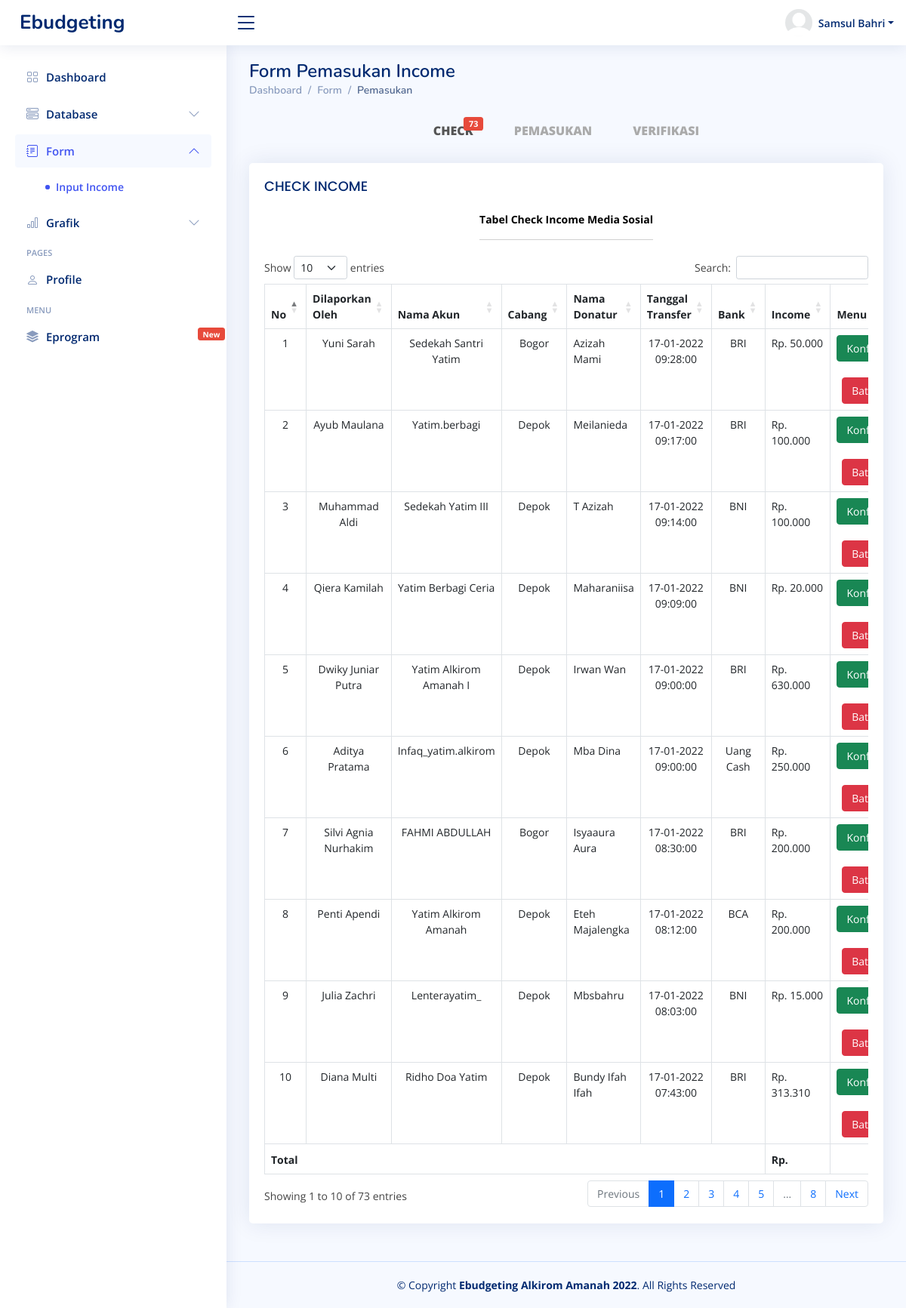
The app's page /admin/kepala_cabang.php?id_forms=forms_check (signed in) with its own data.
### tables this page shows
CREATE TABLE `akun_pengurus` (
  `id` int(11) NOT NULL,
  `id_pengurus` varchar(100) NOT NULL,
  `nama` varchar(100) NOT NULL,
  `cabang` varchar(200) NOT NULL,
  `username` varchar(100) NOT NULL,
  `password` varchar(256) NOT NULL,
  `profil` varchar(200) NOT NULL,
  `posisi` varchar(255) NOT NULL
);

CREATE TABLE `income_media` (
  `id` int(11) NOT NULL,
  `id_pengurus` varchar(100) NOT NULL,
  `nomor_id` varchar(100) NOT NULL,
  `pemegang` varchar(100) NOT NULL,
  `nama_akun` varchar(100) NOT NULL,
  `cabang` varchar(100) NOT NULL,
  `nama_donatur` varchar(100) NOT NULL,
  `tanggal_tf` date NOT NULL,
  `jam_tf` time NOT NULL,
  `bank` varchar(100) NOT NULL,
  `jumlah_tf` varchar(100) NOT NULL,
  `status` varchar(100) NOT NULL
);

### admin/kepala_cabang.php (called while the page is built)
<?php include '../homepage.php' ?>

### models/pemasukan/check_pemasukan.php (the view, shortened to what this page needs)
<div class="card-body">
    <h5 class="card-title">CHECK INCOME</h5>
    <div class="table-responsive">
        <div class="text-center">
            <label for="">
                <b style="color: black;">Tabel Check Income Media Sosial</b>
                <hr>
            </label>
        </div>
        <table id="tabel-data_verifIncomeMedia" class="table table-bordered">
            <thead>
                <tr style="text-align: center;">
                    <th scope="col">No</th>
                    <th scope="col">Dilaporkan Oleh</th>
                    <th scope="col">Nama Akun</th>
                    <th scope="col">Cabang</th>
                    <th scope="col">Nama Donatur</th>
                    <th scope="col">Tanggal Transfer</th>
                    <th scope="col">Bank</th>
                    <th scope="col">Income</th>
                    <th scope="col">Menu</th>
                </tr>
            </thead>
            <tbody>
                <?php
                    $no = 1;
                    while ($r = $q->fetch_assoc()) {
                    $bln       = substr($r['tanggal_tf'], 5,-3);
                ?>
                <tr>
                    <td style="text-align: center;"><?= $no++ ?></td>
                    <td style="text-align: center;"><?= ucwords($r['pemegang']) ?></td>
                    <td style="text-align: center;"><?= ucwords($r['nama_akun']) ?></td>
                    <td style="text-align: center;"><?= ucwords($r['cabang']) ?></td>
                    <td><?= ucwords($r['nama_donatur']) ?></td>
                    <td style="text-align: center;">
                        <?= date('d-m-Y', strtotime($r['tanggal_tf'])); ?> <?= $r["jam_tf"] ?></td>
                    <td style="text-align: center;"><?= ucwords($r['bank']) ?></td>
                    <td>Rp. <?= number_format($r['jumlah_tf'],0,"." , ".") ?></td>
                    <td style=" text-align: center;">
                        <a class="btn btn-success"
                            href="../verif/laporan/checkIncome.php?id_unik=<?= $r['id'] ?>&id_p=<?= $bln ?>"
                            onclick="return confirm('Income akan dikonfirmasi dan sudah valid??!')">Konfirmasi</a> ||
                        <a class="btn btn-danger"
                            href="../verif/laporan/batalIncome.php?id_unik=<?= $r['id'] ?>&id_p=<?= $bln ?>"
                            onclick="return confirm('Income akan dibatalkan karena tidak sesuai dan dihapus??!')">Batalkan</a>
                    </td>
                </tr>
                <?php } ?>
            </tbody>
            <tfoot>
                <tr style="text-align: center;">
                    <th colspan="7">Total</th>
                    <th></th>
                    <th colspan="2"></th>
                </tr>
            </tfoot>
        </table>
    </div>
</div>

### base/icon-navigation.php (shortened to what this page needs)
<nav class="header-nav ms-auto">
    <ul class="d-flex align-items-center">
        <li class="nav-item dropdown pe-3">
            <a class="nav-link nav-profile d-flex align-items-center pe-0" href="#" data-bs-toggle="dropdown">
                <img src="../assets/img/icons/<?= $profil ?>" alt="Profile" class="rounded-circle">
                <span class="d-none d-md-block dropdown-toggle ps-2"><?= ucwords($nama) ?></span>
            </a>
        </li>
    </ul>
</nav>

### assets/css/style.css (style rules this page uses)
:root { scroll-behavior: smooth; }
body { font-family: "Open Sans", sans-serif; background: #f6f9ff; color: #444444; }
a { color: #4154f1; text-decoration: none; }
h1, h2, h3, h4, h5, h6 { font-family: "Nunito", sans-serif; }
.card-title { padding: 20px 0 15px 0; font-size: 18px; font-weight: 500; color: #012970; font-family: "Poppins", sans-serif; }
.card-body { padding: 0 20px 20px 20px; }
.header-nav ul { list-style: none; }
.header-nav>ul { margin: 0; padding: 0; }
.header-nav .nav-profile { color: #012970; }
.header-nav .nav-profile img { max-height: 36px; }
.header-nav .nav-profile span { font-size: 14px; font-weight: 600; }

### assets/css/responsive.css (style rules this page uses)
@media (min-width: 992px) { .form-control, .input-group-text, #form-pengajuan .list-group, .form-text, .form-select, .button .btn-primary, .button .btn-secondary, .button-global .btn-primary, .button-global .btn-success, .table-responsive, .table-responsive .btn-primary, .table-responsive .btn-danger, .table-responsive .btn-success, .modal-footer .btn-secondary, .buttons-excel, .buttons-collection, .profile .nav-item, .revenue-card .akun, .customers-card .akun, #akunMedia .btn-danger, #profile-overview .col-lg-9, #profile-edit .btn-primary, #profile-change-password .btn-primary { font-size: 14px !important; } }
@media (min-width:576px) { .form-control, .input-group-text, #form-pengajuan .list-group, .form-text, .form-select, .button .btn-primary, .button .btn-secondary, .button-global .btn-success, .button-global .btn-primary, .table-responsive, .table-responsive .btn-primary, .table-responsive .btn-danger, .table-responsive .btn-success, .modal-footer .btn-secondary, .buttons-excel, .buttons-collection, .profile .nav-item, .revenue-card .akun, .customers-card .akun, #akunMedia .btn-danger, #profile-overview .col-lg-9, #profile-edit .btn-primary, #profile-change-password .btn-primary { font-size: 14px; } }

### records on screen
akun_pengurus: profil (picture), nama "Samsul Bahri"
income_media: pemegang "Yuni Sarah", nama_akun "Sedekah Santri Yatim", cabang "Bogor", nama_donatur "Azizah Mami", tanggal_tf "17-01-2022", jam_tf "09:28:00", bank "BRI", jumlah_tf "50.000"
income_media: pemegang "Ayub Maulana", nama_akun "Yatim.berbagi", cabang "Depok", nama_donatur "Meilanieda", tanggal_tf "17-01-2022", jam_tf "09:17:00", bank "BRI", jumlah_tf "100.000"
income_media: pemegang "Muhammad Aldi", nama_akun "Sedekah Yatim III", cabang "Depok", nama_donatur "T Azizah", tanggal_tf "17-01-2022", jam_tf "09:14:00", bank "BNI", jumlah_tf "100.000"
income_media: pemegang "Qiera Kamilah", nama_akun "Yatim Berbagi Ceria", cabang "Depok", nama_donatur "Maharaniisa", tanggal_tf "17-01-2022", jam_tf "09:09:00", bank "BNI", jumlah_tf "20.000"
income_media: pemegang "Dwiky Juniar Putra", nama_akun "Yatim Alkirom Amanah I", cabang "Depok", nama_donatur "Irwan Wan", tanggal_tf "17-01-2022", jam_tf "09:00:00", bank "BRI", jumlah_tf "630.000"
income_media: pemegang "Aditya Pratama", nama_akun "Infaq_yatim.alkirom", cabang "Depok", nama_donatur "Mba Dina", tanggal_tf "17-01-2022", jam_tf "09:00:00", bank "Uang Cash", jumlah_tf "250.000"
income_media: pemegang "Silvi Agnia Nurhakim", nama_akun "FAHMI ABDULLAH", cabang "Bogor", nama_donatur "Isyaaura Aura", tanggal_tf "17-01-2022", jam_tf "08:30:00", bank "BRI", jumlah_tf "200.000"
income_media: pemegang "Penti Apendi", nama_akun "Yatim Alkirom Amanah", cabang "Depok", nama_donatur "Eteh Majalengka", tanggal_tf "17-01-2022", jam_tf "08:12:00", bank "BCA", jumlah_tf "200.000"
income_media: pemegang "Julia Zachri", nama_akun "Lenterayatim_", cabang "Depok", nama_donatur "Mbsbahru", tanggal_tf "17-01-2022", jam_tf "08:03:00", bank "BNI", jumlah_tf "15.000"
income_media: pemegang "Diana Multi", nama_akun "Ridho Doa Yatim", cabang "Depok", nama_donatur "Bundy Ifah Ifah", tanggal_tf "17-01-2022", jam_tf "07:43:00", bank "BRI", jumlah_tf "313.310"

### other values on screen
$s "73"
